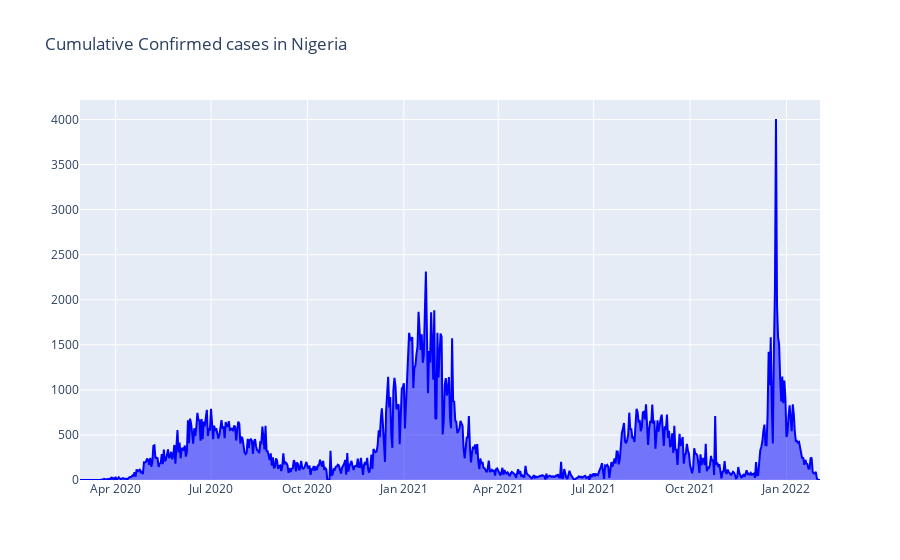

Notebook source saved alongside this figure:
### Code cell
# Cumulative cases

fig11 = go.Figure()
fig11.add_trace(go.Scatter(x = time_series_dates.index, y = time_series_dates['Cases'], fill = 'tonexty',
                          line_color = 'blue'))
fig11.update_layout(title = 'Cumulative Confirmed cases in Nigeria')
fig11.show()

### Figure 1 — Plotly figure (JSON) as saved in the notebook; plotly's stock layout.template omitted (floating-point values rounded to 4 significant figures; data arrays with more than 128 entries replaced by an {"elided": "..."} marker saying what was removed)
{"data": [{"fill": "tonexty", "line": {"color": "blue"}, "type": "scatter", "x": {"elided": "707 str values"}, "y": {"elided": "707 int values"}}], "layout": {"autosize": true, "title": {"text": "Cumulative Confirmed cases in Nigeria"}, "xaxis": {"autorange": true, "range": ["2020-02-27", "2022-02-02"], "type": "date"}, "yaxis": {"autorange": true, "range": [0, 4217.0], "type": "linear"}}}
